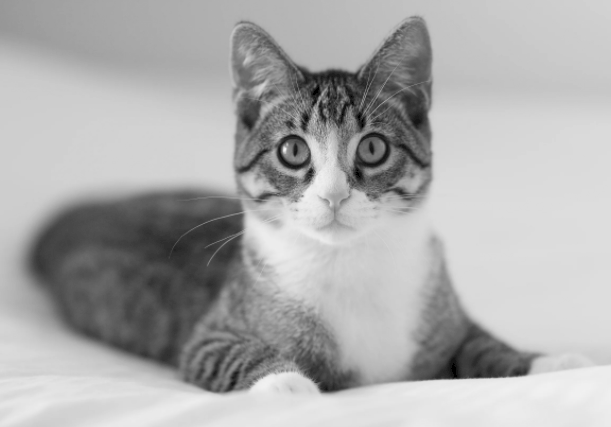
#> input picture Python_Grammer/Python_yolo_study/3_pillow/result1.png, 611 x 427 px
$ python pillow_1.py
#> lines starting #> are read from the running program, lines starting #| are printed output that depends on the picture
from PIL import Image
im = Image.open('result1.png')
#> im is the input picture: PIL image 611x427 L; min 0, max 243, mean 172.5

res_im = im.transpose(Image.FLIP_LEFT_RIGHT) # 좌 우를 바꾼다.
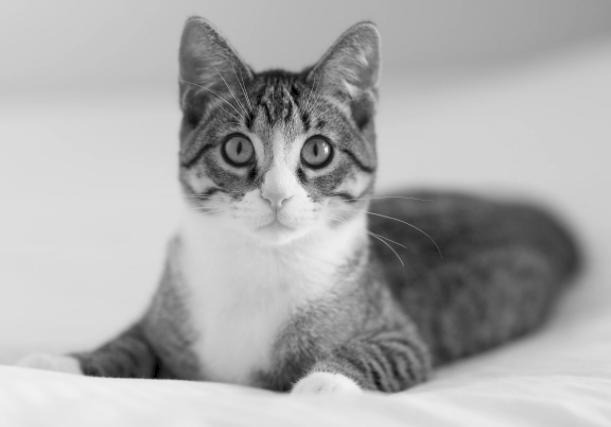
#> res_im: PIL image 611x427 L; min 0, max 243, mean 172.5
res_im.save('result1.png')#좌 우가 바뀐 Lenna 를 출력한다.

#> (the run stopped early here; a loop or call above may not have finished)
